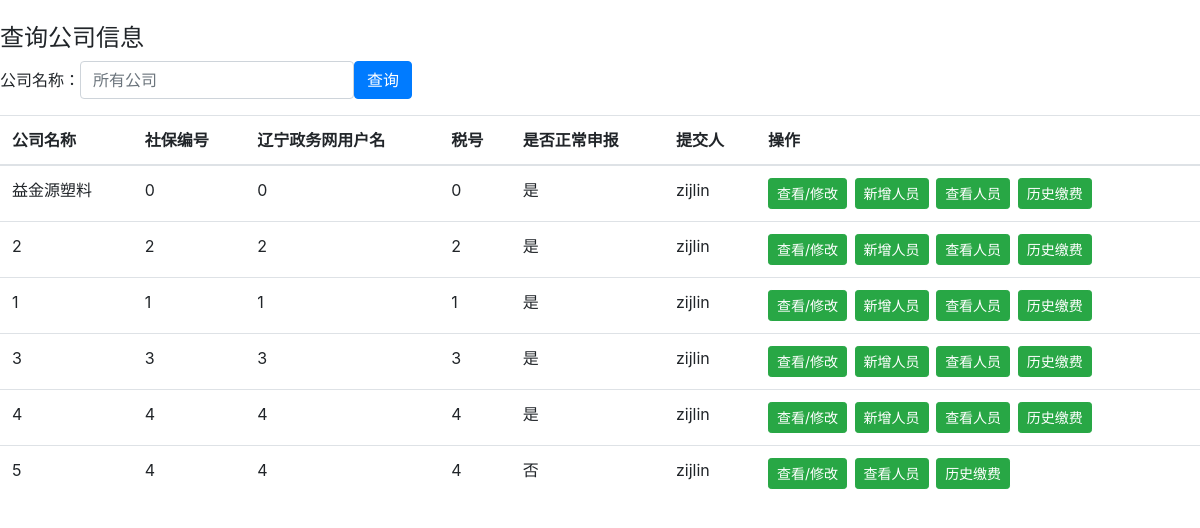
The app's page /company_query (signed in), older data.
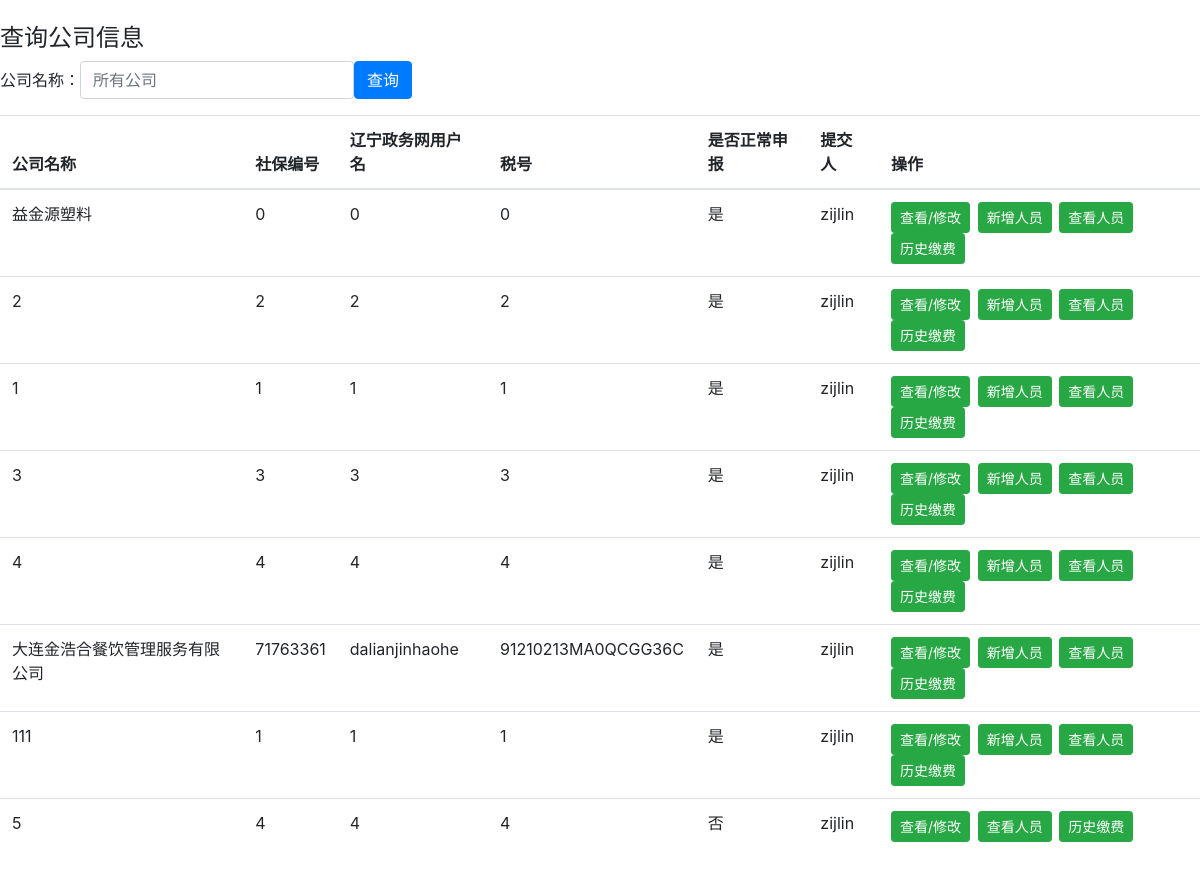
The same page, newer data.
### company.py (models this page shows, shortened)
class Companys(db.Model):
    company_id = db.Column('company_id', db.Integer, primary_key=True)
    name = db.Column(db.String(200))
    position = db.Column(db.String(200))
    code = db.Column(db.String(200))
    zwwname = db.Column(db.String(200))
    scode = db.Column(db.String(200))
    injury_ratio = db.Column(db.Float)
    person = db.Column(db.String(200))
    is_valid = db.Column(db.String(200))
    pay_type = db.Column(db.String(200))
    short_name = db.Column(db.String(200))

### main.py (the view)
@app.route('/company_query', methods=['GET', 'POST'])
@validate_login
def company_query():
    if request.method == 'POST':
        if request.form['name'] != "":
            return render_template('company_query.html', name=request.form['name'],
                                   companys=Companys.query.filter_by(name=request.form['name']).all())
    return render_template('company_query.html', name="", companys=Companys.query.order_by(Companys.is_valid.desc()).all())

### main.py (called while the page is built)
def validate_login(func):
    @wraps(func)
    def wrapper(**kwargs):
        if 'username' not in session:
            return render_template('refresh.html')
        else:
            return func(**kwargs)
    return wrapper

### templates/company_query.html (shortened to what this page needs)
<!DOCTYPE html>
<html lang="en">
<head>
    <link rel="stylesheet" href="https://cdn.staticfile.org/twitter-bootstrap/4.3.1/css/bootstrap.min.css">
</head>
<body>
<br>
<div>
    <h4>查询公司信息</h4>
    <form class="form-inline" action="{{ url_for('company_query') }}" method = "post">
        <label for="inputPassword2">公司名称： </label>
        <input value="{{name}}" type="text" class="form-control" id="inputPassword2" placeholder="所有公司" name="name">
        <button type="submit" class="btn btn-primary">查询</button>
    </form>
    <table class="table table-hover">
        <thead>
        <tr>
            <th>公司名称</th>
            <th>社保编号</th>
            <th>辽宁政务网用户名</th>
            <th>税号</th>
            <th>是否正常申报</th>
            <th>提交人</th>
            <th>操作</th>
        </tr>
        </thead>
        <tbody>
        {% for company in companys %}
        <tr>
            <td>{{ company.name }}</td>
            <td>{{ company.code }}</td>
            <td>{{ company.zwwname }}</td>
            <td>{{ company.scode }}</td>
            <td>{{ company.is_valid }}</td>
            <td>{{ company.person }}</td>
            <th>
                <a href="{{ url_for('company_update', company_name=company.name) }}" class="btn btn-success btn-sm" role="button">查看/修改</a>
                {% if company.is_valid == '是' %}
                &nbsp;<a href="{{ url_for('member_add', company_name=company.name) }}" class="btn btn-success btn-sm" role="button">新增人员</a>
                {% endif %}
                &nbsp;<a href="{{ url_for('member_query', company_name=company.name) }}" class="btn btn-success btn-sm" role="button">查看人员</a>
                &nbsp;<a href="{{ url_for('company_pay_history', company_name=company.name) }}" class="btn btn-success btn-sm" role="button">历史缴费</a>
            </th>
        </tr>
        {% endfor %}
        </tbody>
    </table>
</div>
</body>
</html>

Row changes from the older to the newer data that the page shows:
added Companys: name "大连金浩合餐饮管理服务有限公司", code "71763361", zwwname "dalianjinhaohe", scode "91210213MA0QCGG36C", is_valid "是", person "zijlin"
added Companys: name "111", code "1", zwwname "1", scode "1", is_valid "是", person "zijlin"
